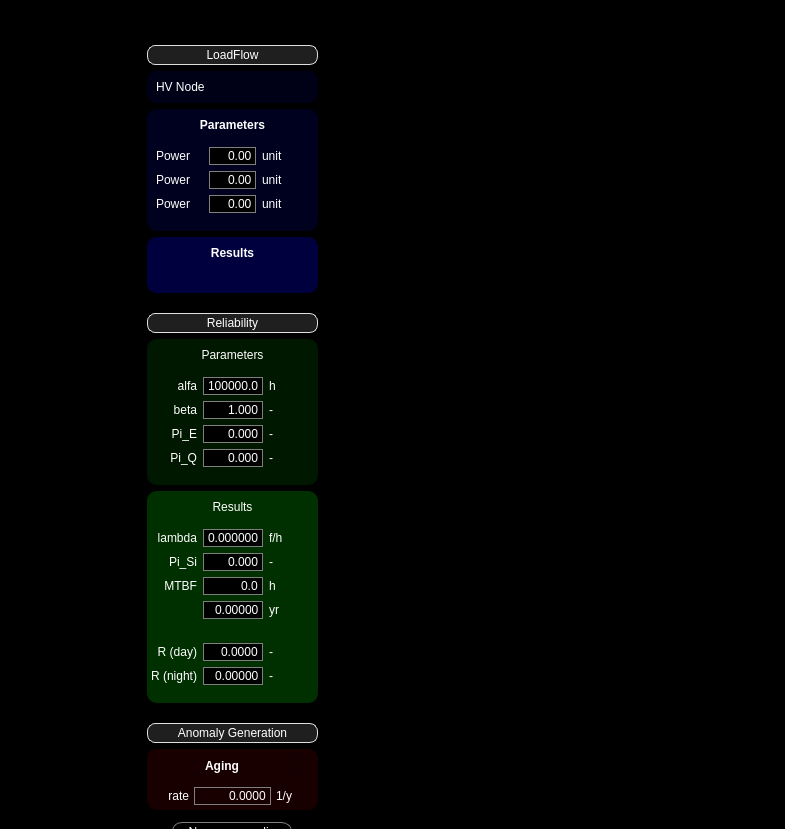
<?xml version="1.0" encoding="UTF-8"?>
<ui version="4.0">
 <class>Form</class>
 <widget class="QWidget" name="Form">
  <property name="geometry">
   <rect>
    <x>0</x>
    <y>0</y>
    <width>785</width>
    <height>829</height>
   </rect>
  </property>
  <property name="sizePolicy">
   <sizepolicy hsizetype="Preferred" vsizetype="Preferred">
    <horstretch>0</horstretch>
    <verstretch>0</verstretch>
   </sizepolicy>
  </property>
  <property name="windowTitle">
   <string>Form</string>
  </property>
  <property name="styleSheet">
   <string notr="true">background-color: rgb(0, 0, 0);</string>
  </property>
  <widget class="QWidget" name="propertiesWgt" native="true">
   <property name="geometry">
    <rect>
     <x>140</x>
     <y>40</y>
     <width>185</width>
     <height>931</height>
    </rect>
   </property>
   <property name="styleSheet">
    <string notr="true">*{
	color: rgb(255, 255, 255);
}

QPushButton{
	border: solid;
	border-width: 1px;
	border-color: rgb(223, 223, 223);
	border-radius: 8px;
	background-color: rgb(31, 31, 31);
}
QPushButton:pressed {
	background-color: rgb(64, 64, 64); 
	border-style: inset
}</string>
   </property>
   <layout class="QVBoxLayout" name="propertiesVL">
    <property name="spacing">
     <number>20</number>
    </property>
    <property name="leftMargin">
     <number>5</number>
    </property>
    <property name="topMargin">
     <number>5</number>
    </property>
    <property name="rightMargin">
     <number>5</number>
    </property>
    <property name="bottomMargin">
     <number>5</number>
    </property>
    <item>
     <widget class="QWidget" name="lfWgt" native="true">
      <property name="minimumSize">
       <size>
        <width>0</width>
        <height>0</height>
       </size>
      </property>
      <property name="maximumSize">
       <size>
        <width>16777215</width>
        <height>500</height>
       </size>
      </property>
      <property name="styleSheet">
       <string notr="true"/>
      </property>
      <layout class="QVBoxLayout" name="lfVL">
       <property name="spacing">
        <number>6</number>
       </property>
       <property name="leftMargin">
        <number>2</number>
       </property>
       <property name="topMargin">
        <number>0</number>
       </property>
       <property name="rightMargin">
        <number>2</number>
       </property>
       <property name="bottomMargin">
        <number>0</number>
       </property>
       <item>
        <widget class="QPushButton" name="lfPls">
         <property name="sizePolicy">
          <sizepolicy hsizetype="MinimumExpanding" vsizetype="Fixed">
           <horstretch>0</horstretch>
           <verstretch>0</verstretch>
          </sizepolicy>
         </property>
         <property name="minimumSize">
          <size>
           <width>0</width>
           <height>20</height>
          </size>
         </property>
         <property name="text">
          <string>LoadFlow</string>
         </property>
        </widget>
       </item>
       <item>
        <widget class="QWidget" name="lfNodeWgt" native="true">
         <property name="styleSheet">
          <string notr="true">*{
	background-color: rgb(0, 0, 23);
	border-radius: 10px;
	
	color: rgb(255, 255, 255);
}

QPushButton {
	color: rgb(255, 255, 255);
	background-color: rgb(0, 0, 0); border: solid;
	border-width: 1px; border-radius: 10px; border-color: rgb(127, 127, 127)
}

QPushButton:pressed {
	background-color: rgb(64, 64, 64); border-style: inset
}
</string>
         </property>
         <layout class="QGridLayout" name="lfNodeGL">
          <item row="0" column="0">
           <widget class="QLabel" name="label_19">
            <property name="text">
             <string>HV Node</string>
            </property>
           </widget>
          </item>
         </layout>
        </widget>
       </item>
       <item>
        <widget class="QWidget" name="lfParMainWgt" native="true">
         <property name="styleSheet">
          <string notr="true">*{
	background-color: rgb(0, 0, 31);
	border-radius: 10px;
	
	color: rgb(255, 255, 255);
}

QPushButton, QDoubleSpinBox {
	color: rgb(255, 255, 255);
	background-color: rgb(0, 0, 0); border: solid;
	border-width: 1px; border-radius: 10px; border-color: rgb(127, 127, 127)
}

QPushButton:pressed {
	background-color: rgb(64, 64, 64); border-style: inset
}</string>
         </property>
         <layout class="QVBoxLayout" name="lfParMainVL">
          <property name="leftMargin">
           <number>0</number>
          </property>
          <property name="rightMargin">
           <number>0</number>
          </property>
          <item>
           <widget class="QLabel" name="lfParLbl">
            <property name="font">
             <font>
              <weight>75</weight>
              <bold>true</bold>
             </font>
            </property>
            <property name="text">
             <string>Parameters</string>
            </property>
            <property name="alignment">
             <set>Qt::AlignCenter</set>
            </property>
           </widget>
          </item>
          <item>
           <widget class="QWidget" name="lfParWgt" native="true">
            <layout class="QGridLayout" name="lfParGL">
             <item row="0" column="0">
              <widget class="QLabel" name="label">
               <property name="text">
                <string>Power</string>
               </property>
              </widget>
             </item>
             <item row="0" column="1">
              <widget class="QDoubleSpinBox" name="doubleSpinBox">
               <property name="alignment">
                <set>Qt::AlignRight|Qt::AlignTrailing|Qt::AlignVCenter</set>
               </property>
               <property name="buttonSymbols">
                <enum>QAbstractSpinBox::NoButtons</enum>
               </property>
              </widget>
             </item>
             <item row="3" column="2">
              <widget class="QLabel" name="label_6">
               <property name="text">
                <string>unit</string>
               </property>
              </widget>
             </item>
             <item row="3" column="1">
              <widget class="QDoubleSpinBox" name="doubleSpinBox_3">
               <property name="alignment">
                <set>Qt::AlignRight|Qt::AlignTrailing|Qt::AlignVCenter</set>
               </property>
               <property name="buttonSymbols">
                <enum>QAbstractSpinBox::NoButtons</enum>
               </property>
              </widget>
             </item>
             <item row="1" column="1">
              <widget class="QDoubleSpinBox" name="doubleSpinBox_2">
               <property name="alignment">
                <set>Qt::AlignRight|Qt::AlignTrailing|Qt::AlignVCenter</set>
               </property>
               <property name="buttonSymbols">
                <enum>QAbstractSpinBox::NoButtons</enum>
               </property>
              </widget>
             </item>
             <item row="3" column="0">
              <widget class="QLabel" name="label_5">
               <property name="text">
                <string>Power</string>
               </property>
              </widget>
             </item>
             <item row="1" column="2">
              <widget class="QLabel" name="label_4">
               <property name="text">
                <string>unit</string>
               </property>
              </widget>
             </item>
             <item row="1" column="0">
              <widget class="QLabel" name="label_3">
               <property name="text">
                <string>Power</string>
               </property>
              </widget>
             </item>
             <item row="0" column="2">
              <widget class="QLabel" name="label_2">
               <property name="text">
                <string>unit</string>
               </property>
              </widget>
             </item>
            </layout>
           </widget>
          </item>
         </layout>
        </widget>
       </item>
       <item>
        <widget class="QWidget" name="lfResMainWgt" native="true">
         <property name="styleSheet">
          <string notr="true">*{
	background-color: rgb(0, 0, 63);
	border-radius: 10px;
	
	color: rgb(255, 255, 255);
}

QPushButton, QDoubleSpinBox {
	color: rgb(255, 255, 255);
	background-color: rgb(0, 0, 0); border: solid;
	border-width: 1px; border-radius: 10px; border-color: rgb(127, 127, 127)
}

QPushButton:pressed {
	background-color: rgb(64, 64, 64); border-style: inset
}</string>
         </property>
         <layout class="QVBoxLayout" name="verticalLayout">
          <item>
           <widget class="QLabel" name="lfResLbl">
            <property name="font">
             <font>
              <weight>75</weight>
              <bold>true</bold>
             </font>
            </property>
            <property name="text">
             <string>Results</string>
            </property>
            <property name="alignment">
             <set>Qt::AlignCenter</set>
            </property>
           </widget>
          </item>
          <item>
           <widget class="QWidget" name="lfResWgt" native="true">
            <layout class="QGridLayout" name="lfResGL"/>
           </widget>
          </item>
         </layout>
        </widget>
       </item>
      </layout>
      <zorder>lfNodeWgt</zorder>
      <zorder>lfResMainWgt</zorder>
      <zorder>lfParMainWgt</zorder>
      <zorder>lfPls</zorder>
     </widget>
    </item>
    <item>
     <widget class="QWidget" name="relWgt" native="true">
      <property name="maximumSize">
       <size>
        <width>16777215</width>
        <height>800</height>
       </size>
      </property>
      <property name="styleSheet">
       <string notr="true">/**
*{
	background-color: rgb(0, 31, 0);
	border-radius: 10px;
}

QPushButton, QDoubleSpinBox {
	color: rgb(255, 255, 255);
	background-color: rgb(0, 0, 0); border: solid;
	border-width: 1px; border-radius: 10px; border-color: rgb(127, 127, 127)
}

QPushButton:pressed {
	background-color: rgb(64, 64, 64); border-style: inset
}
**/</string>
      </property>
      <layout class="QVBoxLayout" name="relVL">
       <property name="spacing">
        <number>6</number>
       </property>
       <property name="leftMargin">
        <number>2</number>
       </property>
       <property name="topMargin">
        <number>0</number>
       </property>
       <property name="rightMargin">
        <number>2</number>
       </property>
       <property name="bottomMargin">
        <number>0</number>
       </property>
       <item>
        <widget class="QPushButton" name="relPls">
         <property name="sizePolicy">
          <sizepolicy hsizetype="MinimumExpanding" vsizetype="Fixed">
           <horstretch>0</horstretch>
           <verstretch>0</verstretch>
          </sizepolicy>
         </property>
         <property name="minimumSize">
          <size>
           <width>0</width>
           <height>20</height>
          </size>
         </property>
         <property name="text">
          <string>Reliability</string>
         </property>
        </widget>
       </item>
       <item>
        <widget class="QWidget" name="relParMainWgt" native="true">
         <property name="styleSheet">
          <string notr="true">*{
	background-color: rgb(0, 23, 0);
	border-radius: 10px;
}

QPushButton, QDoubleSpinBox {
	color: rgb(255, 255, 255);
	background-color: rgb(0, 0, 0); border: solid;
	border-width: 1px; border-radius: 10px; border-color: rgb(127, 127, 127)
}

QPushButton:pressed {
	background-color: rgb(64, 64, 64); border-style: inset
}</string>
         </property>
         <layout class="QVBoxLayout" name="verticalLayout_3">
          <property name="leftMargin">
           <number>0</number>
          </property>
          <property name="rightMargin">
           <number>0</number>
          </property>
          <item>
           <widget class="QLabel" name="relParLbl">
            <property name="text">
             <string>Parameters</string>
            </property>
            <property name="alignment">
             <set>Qt::AlignCenter</set>
            </property>
           </widget>
          </item>
          <item>
           <widget class="QWidget" name="relParWgt" native="true">
            <property name="styleSheet">
             <string notr="true"/>
            </property>
            <layout class="QGridLayout" name="relParGL">
             <item row="1" column="2">
              <widget class="QLabel" name="betaUnitLbl">
               <property name="text">
                <string>-</string>
               </property>
              </widget>
             </item>
             <item row="3" column="2">
              <widget class="QLabel" name="Pi_EUnitLbl">
               <property name="text">
                <string>-</string>
               </property>
              </widget>
             </item>
             <item row="3" column="0">
              <widget class="QLabel" name="Pi_ELBL">
               <property name="text">
                <string>Pi_E</string>
               </property>
               <property name="alignment">
                <set>Qt::AlignRight|Qt::AlignTrailing|Qt::AlignVCenter</set>
               </property>
              </widget>
             </item>
             <item row="3" column="1">
              <widget class="QDoubleSpinBox" name="Pi_EDsb">
               <property name="toolTip">
                <string>Fattore di Stress Ambientale </string>
               </property>
               <property name="alignment">
                <set>Qt::AlignRight|Qt::AlignTrailing|Qt::AlignVCenter</set>
               </property>
               <property name="buttonSymbols">
                <enum>QAbstractSpinBox::NoButtons</enum>
               </property>
               <property name="decimals">
                <number>3</number>
               </property>
               <property name="maximum">
                <double>50.000000000000000</double>
               </property>
               <property name="singleStep">
                <double>0.100000000000000</double>
               </property>
              </widget>
             </item>
             <item row="4" column="0">
              <widget class="QLabel" name="Pi_QLbl">
               <property name="text">
                <string>Pi_Q</string>
               </property>
               <property name="alignment">
                <set>Qt::AlignRight|Qt::AlignTrailing|Qt::AlignVCenter</set>
               </property>
              </widget>
             </item>
             <item row="0" column="2">
              <widget class="QLabel" name="alfaUnitLbl">
               <property name="text">
                <string>h</string>
               </property>
              </widget>
             </item>
             <item row="1" column="1">
              <widget class="QDoubleSpinBox" name="betaDsb">
               <property name="alignment">
                <set>Qt::AlignRight|Qt::AlignTrailing|Qt::AlignVCenter</set>
               </property>
               <property name="buttonSymbols">
                <enum>QAbstractSpinBox::NoButtons</enum>
               </property>
               <property name="decimals">
                <number>3</number>
               </property>
               <property name="minimum">
                <double>1.000000000000000</double>
               </property>
               <property name="maximum">
                <double>10.000000000000000</double>
               </property>
               <property name="singleStep">
                <double>0.100000000000000</double>
               </property>
              </widget>
             </item>
             <item row="4" column="1">
              <widget class="QDoubleSpinBox" name="Pi_QDsb">
               <property name="toolTip">
                <string>Fattore di Qialità</string>
               </property>
               <property name="alignment">
                <set>Qt::AlignRight|Qt::AlignTrailing|Qt::AlignVCenter</set>
               </property>
               <property name="buttonSymbols">
                <enum>QAbstractSpinBox::NoButtons</enum>
               </property>
               <property name="decimals">
                <number>3</number>
               </property>
               <property name="maximum">
                <double>20.000000000000000</double>
               </property>
               <property name="singleStep">
                <double>0.100000000000000</double>
               </property>
              </widget>
             </item>
             <item row="0" column="0">
              <widget class="QLabel" name="alfaLbl">
               <property name="text">
                <string>alfa</string>
               </property>
               <property name="alignment">
                <set>Qt::AlignRight|Qt::AlignTrailing|Qt::AlignVCenter</set>
               </property>
              </widget>
             </item>
             <item row="1" column="0">
              <widget class="QLabel" name="betaLbl">
               <property name="text">
                <string>beta</string>
               </property>
               <property name="alignment">
                <set>Qt::AlignRight|Qt::AlignTrailing|Qt::AlignVCenter</set>
               </property>
              </widget>
             </item>
             <item row="0" column="1">
              <widget class="QDoubleSpinBox" name="alfaDsb">
               <property name="minimumSize">
                <size>
                 <width>60</width>
                 <height>0</height>
                </size>
               </property>
               <property name="alignment">
                <set>Qt::AlignRight|Qt::AlignTrailing|Qt::AlignVCenter</set>
               </property>
               <property name="buttonSymbols">
                <enum>QAbstractSpinBox::NoButtons</enum>
               </property>
               <property name="decimals">
                <number>1</number>
               </property>
               <property name="maximum">
                <double>999999.900000000023283</double>
               </property>
               <property name="value">
                <double>438000.000000000000000</double>
               </property>
              </widget>
             </item>
             <item row="4" column="2">
              <widget class="QLabel" name="Pi_QUnitLbl">
               <property name="text">
                <string>-</string>
               </property>
              </widget>
             </item>
            </layout>
           </widget>
          </item>
         </layout>
        </widget>
       </item>
       <item>
        <widget class="QWidget" name="relResMainWgt" native="true">
         <property name="styleSheet">
          <string notr="true">*{
	background-color: rgb(0, 47, 0);
	border-radius: 10px;
}

QPushButton, QDoubleSpinBox {
	color: rgb(255, 255, 255);
	background-color: rgb(0, 0, 0); border: solid;
	border-width: 1px; border-radius: 10px; border-color: rgb(127, 127, 127)
}

QPushButton:pressed {
	background-color: rgb(64, 64, 64); border-style: inset
}</string>
         </property>
         <layout class="QVBoxLayout" name="verticalLayout_4">
          <property name="leftMargin">
           <number>0</number>
          </property>
          <property name="rightMargin">
           <number>0</number>
          </property>
          <item>
           <widget class="QLabel" name="relResLbl">
            <property name="text">
             <string>Results</string>
            </property>
            <property name="alignment">
             <set>Qt::AlignCenter</set>
            </property>
           </widget>
          </item>
          <item>
           <widget class="QWidget" name="relResWgt" native="true">
            <layout class="QGridLayout" name="relResGL">
             <property name="leftMargin">
              <number>0</number>
             </property>
             <property name="rightMargin">
              <number>0</number>
             </property>
             <item row="1" column="2">
              <widget class="QLabel" name="pSiRelUnitLbl">
               <property name="text">
                <string>-</string>
               </property>
              </widget>
             </item>
             <item row="0" column="1">
              <widget class="QDoubleSpinBox" name="lbdRelDsb">
               <property name="minimumSize">
                <size>
                 <width>60</width>
                 <height>0</height>
                </size>
               </property>
               <property name="acceptDrops">
                <bool>true</bool>
               </property>
               <property name="toolTip">
                <string>Tasso di guasto</string>
               </property>
               <property name="alignment">
                <set>Qt::AlignRight|Qt::AlignTrailing|Qt::AlignVCenter</set>
               </property>
               <property name="readOnly">
                <bool>true</bool>
               </property>
               <property name="buttonSymbols">
                <enum>QAbstractSpinBox::NoButtons</enum>
               </property>
               <property name="decimals">
                <number>6</number>
               </property>
               <property name="maximum">
                <double>1.000000000000000</double>
               </property>
               <property name="value">
                <double>0.000000000000000</double>
               </property>
              </widget>
             </item>
             <item row="3" column="2">
              <widget class="QLabel" name="mtbfHrsUnitLbl">
               <property name="text">
                <string>h</string>
               </property>
              </widget>
             </item>
             <item row="4" column="1">
              <widget class="QDoubleSpinBox" name="mtbfYrDsb">
               <property name="toolTip">
                <string>Tempo medio tra i guasti</string>
               </property>
               <property name="alignment">
                <set>Qt::AlignRight|Qt::AlignTrailing|Qt::AlignVCenter</set>
               </property>
               <property name="readOnly">
                <bool>true</bool>
               </property>
               <property name="buttonSymbols">
                <enum>QAbstractSpinBox::NoButtons</enum>
               </property>
               <property name="decimals">
                <number>5</number>
               </property>
               <property name="maximum">
                <double>99.000000000000000</double>
               </property>
              </widget>
             </item>
             <item row="0" column="0">
              <widget class="QLabel" name="lbdRelLbl">
               <property name="text">
                <string>lambda</string>
               </property>
               <property name="alignment">
                <set>Qt::AlignRight|Qt::AlignTrailing|Qt::AlignVCenter</set>
               </property>
              </widget>
             </item>
             <item row="3" column="0">
              <widget class="QLabel" name="mtbfHrsLbl">
               <property name="text">
                <string>MTBF</string>
               </property>
               <property name="alignment">
                <set>Qt::AlignRight|Qt::AlignTrailing|Qt::AlignVCenter</set>
               </property>
              </widget>
             </item>
             <item row="1" column="0">
              <widget class="QLabel" name="piSiRelLbl">
               <property name="text">
                <string>Pi_Si</string>
               </property>
               <property name="alignment">
                <set>Qt::AlignRight|Qt::AlignTrailing|Qt::AlignVCenter</set>
               </property>
              </widget>
             </item>
             <item row="0" column="2">
              <widget class="QLabel" name="lbdRelUniLbl">
               <property name="text">
                <string>f/h</string>
               </property>
              </widget>
             </item>
             <item row="3" column="1">
              <widget class="QDoubleSpinBox" name="mtbfHrsDsb">
               <property name="toolTip">
                <string>Tempo medio tra i guasti</string>
               </property>
               <property name="alignment">
                <set>Qt::AlignRight|Qt::AlignTrailing|Qt::AlignVCenter</set>
               </property>
               <property name="readOnly">
                <bool>true</bool>
               </property>
               <property name="buttonSymbols">
                <enum>QAbstractSpinBox::NoButtons</enum>
               </property>
               <property name="decimals">
                <number>1</number>
               </property>
               <property name="maximum">
                <double>999999.900000000023283</double>
               </property>
              </widget>
             </item>
             <item row="4" column="2">
              <widget class="QLabel" name="mtbfYrsUnitLbl">
               <property name="text">
                <string>yr</string>
               </property>
              </widget>
             </item>
             <item row="1" column="1">
              <widget class="QDoubleSpinBox" name="piSiRelDsb">
               <property name="toolTip">
                <string>Affidabilità</string>
               </property>
               <property name="alignment">
                <set>Qt::AlignRight|Qt::AlignTrailing|Qt::AlignVCenter</set>
               </property>
               <property name="readOnly">
                <bool>true</bool>
               </property>
               <property name="buttonSymbols">
                <enum>QAbstractSpinBox::NoButtons</enum>
               </property>
               <property name="decimals">
                <number>3</number>
               </property>
               <property name="minimum">
                <double>0.000000000000000</double>
               </property>
               <property name="maximum">
                <double>999.000000000000000</double>
               </property>
               <property name="singleStep">
                <double>0.100000000000000</double>
               </property>
              </widget>
             </item>
            </layout>
           </widget>
          </item>
          <item>
           <widget class="QWidget" name="relFurnWgt" native="true">
            <layout class="QGridLayout" name="relResGL_2">
             <property name="leftMargin">
              <number>0</number>
             </property>
             <property name="rightMargin">
              <number>0</number>
             </property>
             <item row="1" column="0">
              <widget class="QLabel" name="rNightRelLbl">
               <property name="text">
                <string>R (night)</string>
               </property>
               <property name="alignment">
                <set>Qt::AlignRight|Qt::AlignTrailing|Qt::AlignVCenter</set>
               </property>
              </widget>
             </item>
             <item row="1" column="1">
              <widget class="QDoubleSpinBox" name="rNightRelDsb">
               <property name="toolTip">
                <string>Affidabilità</string>
               </property>
               <property name="alignment">
                <set>Qt::AlignRight|Qt::AlignTrailing|Qt::AlignVCenter</set>
               </property>
               <property name="readOnly">
                <bool>true</bool>
               </property>
               <property name="buttonSymbols">
                <enum>QAbstractSpinBox::NoButtons</enum>
               </property>
               <property name="decimals">
                <number>5</number>
               </property>
               <property name="minimum">
                <double>0.000000000000000</double>
               </property>
               <property name="maximum">
                <double>1.000000000000000</double>
               </property>
               <property name="singleStep">
                <double>0.100000000000000</double>
               </property>
              </widget>
             </item>
             <item row="0" column="0">
              <widget class="QLabel" name="rDayRelLbl">
               <property name="text">
                <string>R (day)</string>
               </property>
               <property name="alignment">
                <set>Qt::AlignRight|Qt::AlignTrailing|Qt::AlignVCenter</set>
               </property>
              </widget>
             </item>
             <item row="1" column="2">
              <widget class="QLabel" name="rNightRelUnitLbl">
               <property name="text">
                <string>-</string>
               </property>
              </widget>
             </item>
             <item row="0" column="2">
              <widget class="QLabel" name="rDayRelUniLbl">
               <property name="text">
                <string>-</string>
               </property>
              </widget>
             </item>
             <item row="0" column="1">
              <widget class="QDoubleSpinBox" name="rDayRelDsb">
               <property name="minimumSize">
                <size>
                 <width>60</width>
                 <height>0</height>
                </size>
               </property>
               <property name="acceptDrops">
                <bool>true</bool>
               </property>
               <property name="toolTip">
                <string>Tasso di guasto</string>
               </property>
               <property name="alignment">
                <set>Qt::AlignRight|Qt::AlignTrailing|Qt::AlignVCenter</set>
               </property>
               <property name="readOnly">
                <bool>true</bool>
               </property>
               <property name="buttonSymbols">
                <enum>QAbstractSpinBox::NoButtons</enum>
               </property>
               <property name="decimals">
                <number>4</number>
               </property>
               <property name="minimum">
                <double>0.000000000000000</double>
               </property>
               <property name="maximum">
                <double>1.000000000000000</double>
               </property>
               <property name="value">
                <double>0.000000000000000</double>
               </property>
              </widget>
             </item>
            </layout>
           </widget>
          </item>
         </layout>
        </widget>
       </item>
      </layout>
      <zorder>relParMainWgt</zorder>
      <zorder>relResMainWgt</zorder>
      <zorder>relPls</zorder>
     </widget>
    </item>
    <item>
     <widget class="QWidget" name="anomWgt" native="true">
      <property name="maximumSize">
       <size>
        <width>16777215</width>
        <height>500</height>
       </size>
      </property>
      <property name="styleSheet">
       <string notr="true">*{
   /**background-color: rgb(128, 0, 0);**/
	/**border-radius: 10px;**/
}

#anomAddPls, QDoubleSpinBox {
	color: rgb(255, 255, 255);
	background-color: rgb(0, 0, 0); border: solid;
	border-width: 1px; border-radius: 10px; border-color: rgb(127, 127, 127)
}

#anomAddPls:pressed {
	background-color: rgb(64, 64, 64); border-style: inset
}</string>
      </property>
      <layout class="QVBoxLayout" name="anomVL">
       <property name="spacing">
        <number>6</number>
       </property>
       <property name="leftMargin">
        <number>2</number>
       </property>
       <property name="topMargin">
        <number>0</number>
       </property>
       <property name="rightMargin">
        <number>2</number>
       </property>
       <property name="bottomMargin">
        <number>0</number>
       </property>
       <item>
        <widget class="QPushButton" name="anomPls">
         <property name="sizePolicy">
          <sizepolicy hsizetype="MinimumExpanding" vsizetype="Fixed">
           <horstretch>0</horstretch>
           <verstretch>0</verstretch>
          </sizepolicy>
         </property>
         <property name="minimumSize">
          <size>
           <width>0</width>
           <height>20</height>
          </size>
         </property>
         <property name="text">
          <string>Anomaly Generation</string>
         </property>
        </widget>
       </item>
       <item>
        <widget class="QWidget" name="agingWgt" native="true">
         <property name="styleSheet">
          <string notr="true">*{
	background-color: rgb(24, 0, 0);
	border-radius: 5px;
	color: rgb(255, 255, 255);
}

QLabel{
	border: none;
}

#AgingTopWgt, #agingParWgt, #agingCkB{
	border: none;
	background-color: rgb(24, 0, 0);
	border-radius: 5px;
	color: rgb(255, 255, 255);
}


#agingWgt{
	border: none;
	border-width: 1px;
	border-radius: 10px;
	border-color: rgb(128, 128, 128);
}

#agingRateDsb{
		border-radius: 0px
}</string>
         </property>
         <layout class="QVBoxLayout" name="verticalLayout_2">
          <property name="spacing">
           <number>5</number>
          </property>
          <property name="leftMargin">
           <number>1</number>
          </property>
          <property name="topMargin">
           <number>1</number>
          </property>
          <property name="rightMargin">
           <number>1</number>
          </property>
          <property name="bottomMargin">
           <number>5</number>
          </property>
          <item>
           <widget class="QWidget" name="AgingTopWgt" native="true">
            <layout class="QHBoxLayout" name="horizontalLayout_2">
             <item>
              <widget class="QLabel" name="agingLbl">
               <property name="font">
                <font>
                 <weight>75</weight>
                 <bold>true</bold>
                </font>
               </property>
               <property name="text">
                <string>Aging</string>
               </property>
               <property name="alignment">
                <set>Qt::AlignCenter</set>
               </property>
              </widget>
             </item>
             <item>
              <widget class="QCheckBox" name="agingCkB">
               <property name="maximumSize">
                <size>
                 <width>15</width>
                 <height>16777215</height>
                </size>
               </property>
               <property name="text">
                <string/>
               </property>
              </widget>
             </item>
            </layout>
           </widget>
          </item>
          <item>
           <widget class="QWidget" name="agingParWgt" native="true">
            <layout class="QHBoxLayout" name="horizontalLayout">
             <property name="spacing">
              <number>5</number>
             </property>
             <property name="leftMargin">
              <number>0</number>
             </property>
             <property name="topMargin">
              <number>0</number>
             </property>
             <property name="rightMargin">
              <number>0</number>
             </property>
             <property name="bottomMargin">
              <number>0</number>
             </property>
             <item>
              <widget class="QLabel" name="agingRateLbl">
               <property name="text">
                <string>rate</string>
               </property>
               <property name="alignment">
                <set>Qt::AlignRight|Qt::AlignTrailing|Qt::AlignVCenter</set>
               </property>
              </widget>
             </item>
             <item>
              <widget class="QDoubleSpinBox" name="agingRateDsb">
               <property name="alignment">
                <set>Qt::AlignRight|Qt::AlignTrailing|Qt::AlignVCenter</set>
               </property>
               <property name="buttonSymbols">
                <enum>QAbstractSpinBox::NoButtons</enum>
               </property>
               <property name="decimals">
                <number>4</number>
               </property>
               <property name="maximum">
                <double>999999.900000000023283</double>
               </property>
              </widget>
             </item>
             <item>
              <widget class="QLabel" name="rateUnitLbl">
               <property name="text">
                <string>1/y</string>
               </property>
              </widget>
             </item>
            </layout>
           </widget>
          </item>
         </layout>
        </widget>
       </item>
       <item>
        <widget class="QWidget" name="anomListWgt" native="true">
         <layout class="QVBoxLayout" name="anomListVL">
          <property name="spacing">
           <number>10</number>
          </property>
          <property name="leftMargin">
           <number>0</number>
          </property>
          <property name="topMargin">
           <number>0</number>
          </property>
          <property name="rightMargin">
           <number>0</number>
          </property>
          <property name="bottomMargin">
           <number>0</number>
          </property>
         </layout>
        </widget>
       </item>
       <item>
        <widget class="QWidget" name="anomParWgt" native="true">
         <property name="minimumSize">
          <size>
           <width>0</width>
           <height>20</height>
          </size>
         </property>
         <property name="styleSheet">
          <string notr="true"/>
         </property>
         <layout class="QGridLayout" name="relParGL_3">
          <property name="leftMargin">
           <number>0</number>
          </property>
          <property name="topMargin">
           <number>0</number>
          </property>
          <property name="rightMargin">
           <number>0</number>
          </property>
          <property name="bottomMargin">
           <number>0</number>
          </property>
          <property name="spacing">
           <number>0</number>
          </property>
          <item row="2" column="1">
           <widget class="QPushButton" name="anomAddPls">
            <property name="sizePolicy">
             <sizepolicy hsizetype="Fixed" vsizetype="Fixed">
              <horstretch>0</horstretch>
              <verstretch>0</verstretch>
             </sizepolicy>
            </property>
            <property name="minimumSize">
             <size>
              <width>120</width>
              <height>20</height>
             </size>
            </property>
            <property name="maximumSize">
             <size>
              <width>120</width>
              <height>16777215</height>
             </size>
            </property>
            <property name="text">
             <string>Nuova anomalia</string>
            </property>
           </widget>
          </item>
          <item row="2" column="2">
           <spacer name="horizontalSpacer">
            <property name="orientation">
             <enum>Qt::Horizontal</enum>
            </property>
            <property name="sizeHint" stdset="0">
             <size>
              <width>40</width>
              <height>20</height>
             </size>
            </property>
           </spacer>
          </item>
          <item row="2" column="0">
           <spacer name="horizontalSpacer_2">
            <property name="orientation">
             <enum>Qt::Horizontal</enum>
            </property>
            <property name="sizeHint" stdset="0">
             <size>
              <width>40</width>
              <height>20</height>
             </size>
            </property>
           </spacer>
          </item>
         </layout>
        </widget>
       </item>
       <item>
        <spacer name="verticalSpacer">
         <property name="orientation">
          <enum>Qt::Vertical</enum>
         </property>
         <property name="sizeType">
          <enum>QSizePolicy::MinimumExpanding</enum>
         </property>
         <property name="sizeHint" stdset="0">
          <size>
           <width>20</width>
           <height>5</height>
          </size>
         </property>
        </spacer>
       </item>
      </layout>
      <zorder>agingWgt</zorder>
      <zorder>anomListWgt</zorder>
      <zorder>anomParWgt</zorder>
      <zorder>anomPls</zorder>
     </widget>
    </item>
    <item>
     <spacer name="propertiesSpc">
      <property name="orientation">
       <enum>Qt::Vertical</enum>
      </property>
      <property name="sizeHint" stdset="0">
       <size>
        <width>20</width>
        <height>40</height>
       </size>
      </property>
     </spacer>
    </item>
    <item>
     <widget class="QWidget" name="buttonsWgt" native="true">
      <layout class="QHBoxLayout" name="buttonsHL">
       <property name="spacing">
        <number>30</number>
       </property>
       <property name="leftMargin">
        <number>0</number>
       </property>
       <property name="topMargin">
        <number>0</number>
       </property>
       <property name="rightMargin">
        <number>0</number>
       </property>
       <property name="bottomMargin">
        <number>0</number>
       </property>
       <item>
        <widget class="QPushButton" name="savePLS">
         <property name="minimumSize">
          <size>
           <width>0</width>
           <height>20</height>
          </size>
         </property>
         <property name="text">
          <string>Salva</string>
         </property>
        </widget>
       </item>
       <item>
        <widget class="QPushButton" name="cancelPLS">
         <property name="minimumSize">
          <size>
           <width>0</width>
           <height>20</height>
          </size>
         </property>
         <property name="text">
          <string>Annulla</string>
         </property>
        </widget>
       </item>
      </layout>
     </widget>
    </item>
   </layout>
  </widget>
 </widget>
 <resources/>
 <connections/>
</ui>
